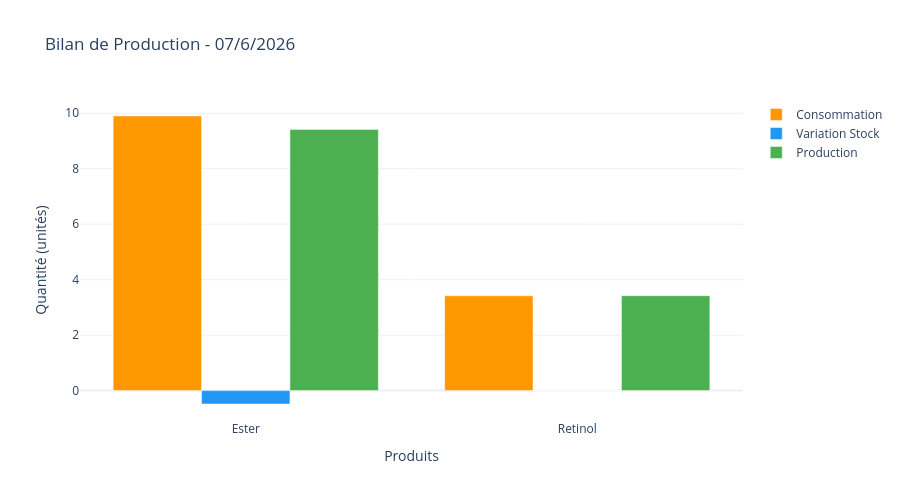

The code cell stored with this chart in its notebook:
### Code cell
dashboard.afficher_bilan_journalier(jour=7, mois=6, annee=2026)

### Figure 1 — Plotly figure (JSON) as saved in the notebook; plotly's stock layout.template omitted (floating-point values rounded to 4 significant figures)
{"data": [{"marker": {"color": "#FF9800"}, "name": "Consommation", "type": "bar", "x": ["Ester", "Retinol"], "y": [9.9, 3.42]}, {"marker": {"color": "#2196F3"}, "name": "Variation Stock", "type": "bar", "x": ["Ester", "Retinol"], "y": [-0.4824, 0.001562]}, {"marker": {"color": "#4CAF50"}, "name": "Production", "type": "bar", "x": ["Ester", "Retinol"], "y": [9.417, 3.421]}], "layout": {"barmode": "group", "height": 500, "hovermode": "x unified", "title": {"text": "Bilan de Production - 07/6/2026"}, "xaxis": {"title": {"text": "Produits"}}, "yaxis": {"title": {"text": "Quantité (unités)"}}}}
